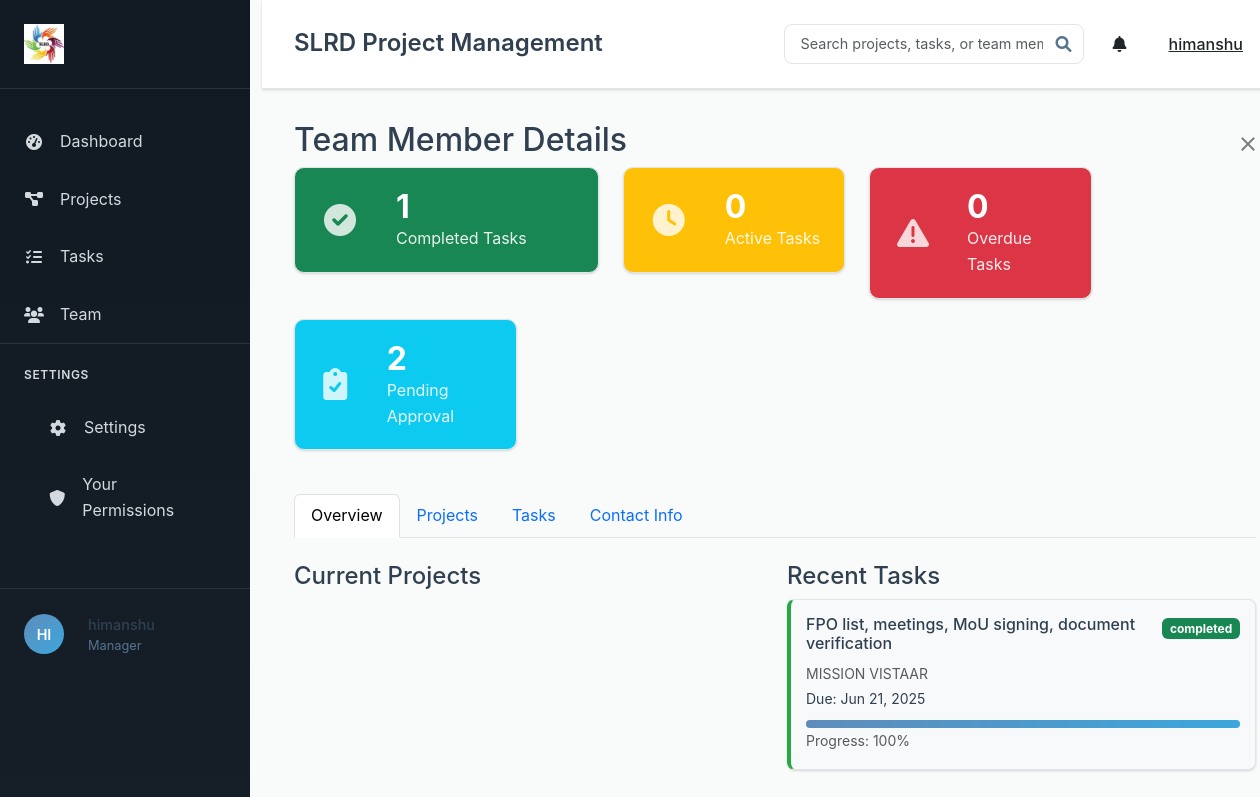
Before: /team/member/3 (signed in) with the older database file.
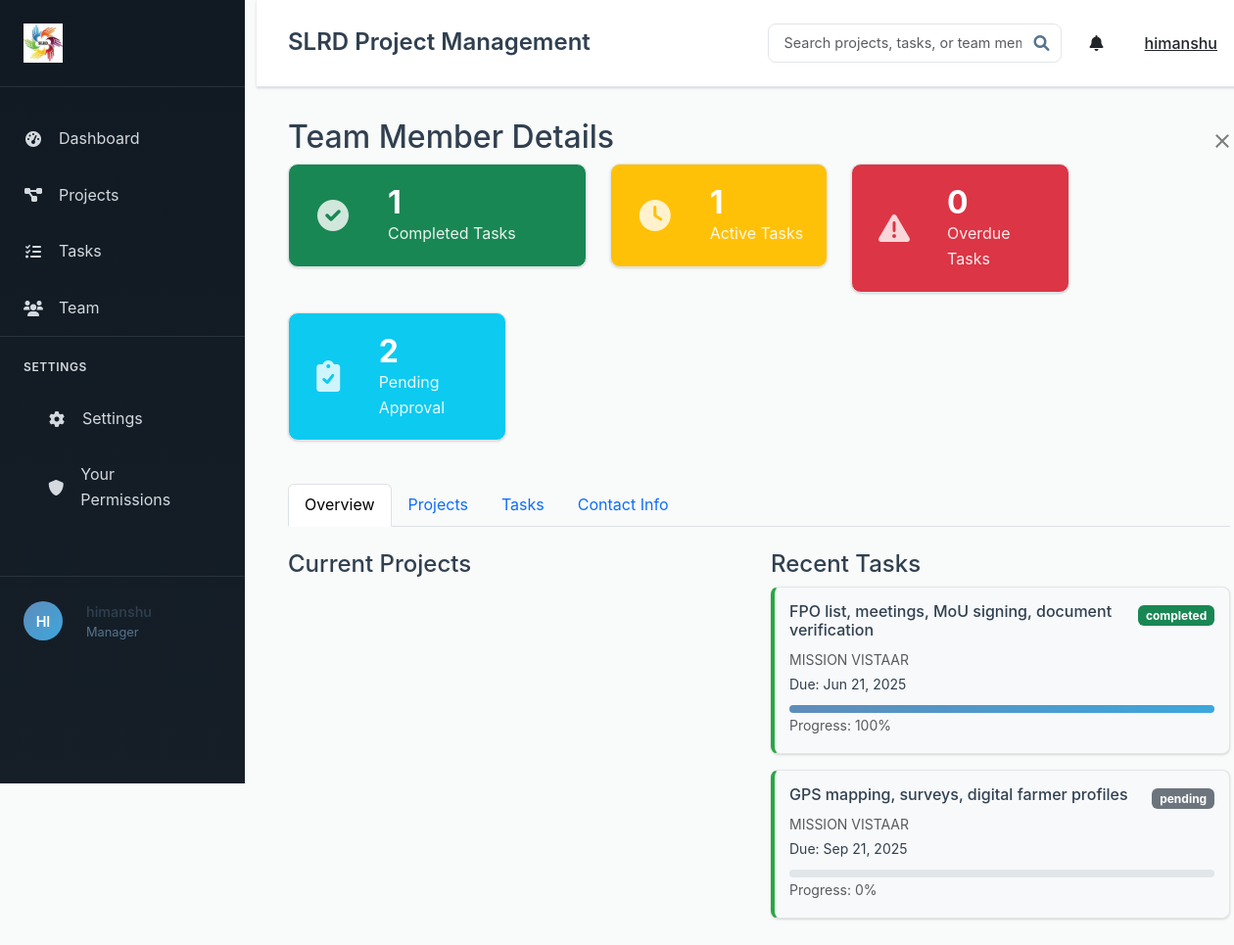
After: the same page with the newer database file.
### models.py (models this page shows, shortened)
class Task(db.Model):
    id = db.Column(db.Integer, primary_key=True)
    title = db.Column(db.String(200), nullable=False)
    description = db.Column(db.Text)
    status = db.Column(db.String(20), default='Pending')  # Pending, In Progress, Completed, Overdue
    priority = db.Column(db.String(20), default='Medium')  # Low, Medium, High
    deadline = db.Column(db.Date)
    created_at = db.Column(db.DateTime, default=lambda: datetime.now(timezone.utc))
    updated_at = db.Column(db.DateTime, default=lambda: datetime.now(timezone.utc), onupdate=lambda: datetime.now(timezone.utc))
    completed_at = db.Column(db.DateTime)
    project_id = db.Column(db.Integer, db.ForeignKey('project.id'), nullable=False)
    created_by_id = db.Column(db.Integer, db.ForeignKey('user.id'), nullable=False)
    assigned_to_id = db.Column(db.Integer, db.ForeignKey('user.id'))
    dependent_on_task_id = db.Column(db.Integer, db.ForeignKey('task.id'), nullable=True)
    reassigned_from_id = db.Column(db.Integer, db.ForeignKey('user.id'), nullable=True)
    skill_match_percentage = db.Column(db.Integer, default=0)
    comments = db.relationship('Comment', backref='task', lazy='dynamic', cascade='all, delete-orphan')
    documents = db.relationship('Document', backref='task', lazy='dynamic', cascade='all, delete-orphan')
    dependent_task = db.relationship('Task', remote_side=[id], backref='dependent_tasks')
    reassigned_from = db.relationship('User', foreign_keys=[reassigned_from_id])
    def is_overdue(self):
        if self.deadline and self.status != 'Completed':
            return datetime.now().date() > self.deadline
        return False

class Project(db.Model):
    id = db.Column(db.Integer, primary_key=True)
    title = db.Column(db.String(200), nullable=False)
    description = db.Column(db.Text)
    status = db.Column(db.String(20), default='In Progress')  # Just Started, In Progress, Completed
    progress = db.Column(db.Integer, default=0)  # 0-100%
    deadline = db.Column(db.Date)
    created_at = db.Column(db.DateTime, default=lambda: datetime.now(timezone.utc))
    updated_at = db.Column(db.DateTime, default=lambda: datetime.now(timezone.utc), onupdate=lambda: datetime.now(timezone.utc))
    created_by_id = db.Column(db.Integer, db.ForeignKey('user.id'), nullable=False)
    tasks = db.relationship('Task', backref='project', lazy='dynamic', cascade='all, delete-orphan')
    comments = db.relationship('Comment', backref='project', lazy='dynamic', cascade='all, delete-orphan')
    documents = db.relationship('Document', backref='project', lazy='dynamic', cascade='all, delete-orphan')
    assigned_users = db.relationship('User', secondary='project_assignments', back_populates='projects_assigned')

### routes.py (the view)
@app.route('/team/member/<int:user_id>')
@login_required
def team_member_detail(user_id):
    user = User.query.get_or_404(user_id)
    if current_user.role not in ['Admin', 'Manager']:
        abort(403)
    if current_user.role == 'Manager':
        managed_user_ids = [u.id for u in current_user.managed_users]
        managed_user_ids.append(current_user.id)
        if user_id not in managed_user_ids:
            abort(403)
    user_tasks = Task.query.filter_by(assigned_to_id=user_id).all()
    user_projects = user.projects_assigned.all()
    completed_tasks = [t for t in user_tasks if t.status == 'Completed']
    pending_tasks = [t for t in user_tasks if t.status in ['Pending', 'In Progress']]
    overdue_tasks = [t for t in user_tasks if t.is_overdue()]
    pending_task_approvals = TaskApproval.query.join(Task).filter(
        TaskApproval.status == 'Pending',
        Task.assigned_to_id == user_id
    ).all()
    pending_project_approvals = ProjectApproval.query.join(Project).filter(
        ProjectApproval.status == 'Pending',
        Project.created_by_id == user_id
    ).all()
    pending_approvals = pending_task_approvals + pending_project_approvals
    return render_template('team/member_detail.html',
                         user=user,
                         User=User,
                         user_tasks=user_tasks,
                         user_projects=user_projects,
                         completed_tasks=completed_tasks,
                         pending_tasks=pending_tasks,
                         overdue_tasks=overdue_tasks,
                         pending_approvals=pending_approvals)

### app.py (called while the page is built)
@login_manager.user_loader
def load_user(user_id):
    from models import User
    return User.query.get(int(user_id))

### templates/team/member_detail.html (shortened to what the changed rows need)
{% extends "base.html" %}
{% block content %}
<div class="modal-header d-flex justify-content-between align-items-center">
    <h2>Team Member Details</h2>
</div>
<div class="row mb-4">
    <div class="col-md-3">
        <div class="stat-card bg-warning">
            <div class="stat-info">
                <h3>{{ pending_tasks|length }}</h3>
                <p>Active Tasks</p>
            </div>
        </div>
    </div>
</div>
<div class="tab-content" id="memberTabsContent">
    <div class="tab-pane fade show active" id="overview" role="tabpanel">
        <div class="row mt-4">
            <div class="col-md-6">
                {% for task in user_tasks[:5] %}
                <div class="task-card mb-3">
                    <div class="d-flex justify-content-between align-items-start">
                        <div>
                            <h6>{{ task.title }}</h6>
                            <small class="text-muted">{{ task.project.title }}</small>
                            {% if task.deadline %}
                            <div class="deadline-info">
                                <small>Due: {{ task.deadline.strftime('%b %d, %Y') }}</small>
                            </div>
                            {% endif %}
                        </div>
                        <div>
                            {% if task.status == 'Completed' %}
                                <span class="badge bg-success">completed</span>
                            {% elif task.status == 'In Progress' %}
                                <span class="badge bg-warning">in-progress</span>
                            {% else %}
                                <span class="badge bg-secondary">{{ task.status.lower() }}</span>
                            {% endif %}
                        </div>
                    </div>
                    <div class="progress mt-2">
                        <div class="progress-bar" style="width: {{ '100' if task.status == 'Completed' else ('60' if task.status == 'In Progress' else '0') }}%"></div>
                    </div>
                    <small class="text-muted">Progress: {{ '100' if task.status == 'Completed' else ('60' if task.status == 'In Progress' else '0') }}%</small>
                </div>
                {% endfor %}
            </div>
        </div>
    </div>
</div>
{% endblock %}

Changed rows visible on the page:
added Task: title "GPS mapping, surveys, digital farmer profiles", project "MISSION VISTAAR", deadline "Sep 21, 2025", status "pending", status "0"
Other visible differences:
{{ pending_tasks|length }}: "0" → "1"
